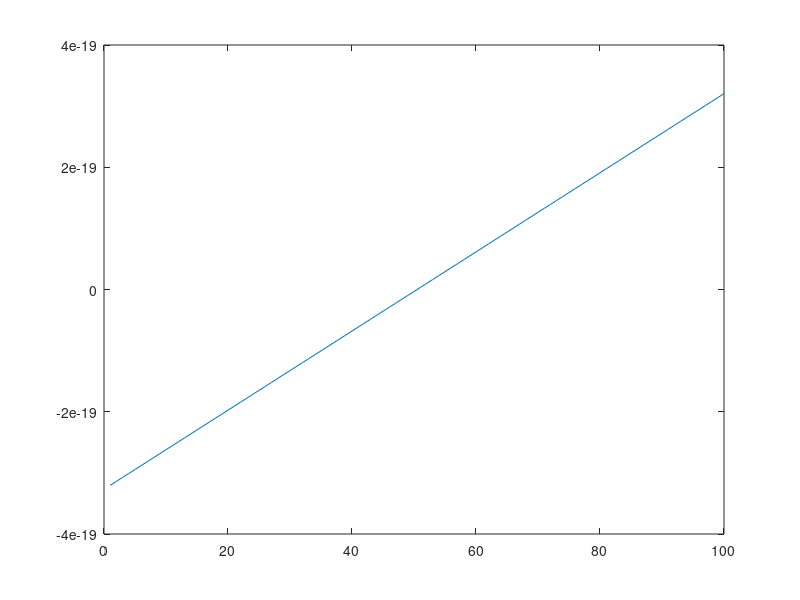

Write MATLAB code to recreate this figure.
clear all;

%part I
%{
%EGR 257 LAB5
alpha = 0;
beata = 0;
T = 100:1000;
Eg0 = 0;
Egt = 0;




%Germanium
Eg0 = 0.7437;
alpha = 4.77*10^(-4);
beta = 253;

%formula
Egt = Eg0 - (T.*T) .*(alpha./(T+beta));
figure
plot(T,Egt)
fprintf("Germanium\n")
fprintf("Energy bandgap at 300K")
Egt(200)
fprintf("Energy bandgap at 400K")
Egt(300)
fprintf("Energy bandgap at 600K")
Egt(500)


%Silicon
Eg0 = 1.166;
alpha = 4.73*10^(-4);
beta = 636;

%formula
Egt = Eg0 - (T.*T) .*(alpha./(T+beta));
figure
plot(T,Egt)
fprintf("Silicon\n")
fprintf("Energy bandgap at 300K")
Egt(200)
fprintf("Energy bandgap at 400K")
Egt(300)
fprintf("Energy bandgap at 600K")
Egt(500)

%GaAs
Eg0 = 1.519;
alpha = 5.41*10^(-4);
beta = 204;

%formula
Egt = Eg0 - (T.*T) .*(alpha./(T+beta));
figure
plot(T,Egt)
fprintf("GaAs\n")
fprintf("Energy bandgap at 300K")
Egt(200)
fprintf("Energy bandgap at 400K")
Egt(300)
fprintf("Energy bandgap at 600K")
Egt(500)

%}



%%Second part
q = 1.602*10^(-19);
E = linspace(-2,2,100);
E = E*q;
Mn_astrick = 1.08*(9.109*10^(-31)); %effective mass of electron
h = 6.63*10^(-34); %planks constant
Ec = 1.1*q; 
Ev = 0;
Mp_astrick = 0.8*(9.109*10^(-31));
KT = .0259*q;
Ef = 0.5*q;

        
NcE = ( (8* pi * sqrt(2)) / (h^3) )* (Mn_astrick^(3/2))*(sqrt(E-Ec));
NvE = ( (8* pi * sqrt(2)) / (h^3) )* (Mp_astrick^(3/2))*(sqrt(Ev-E)); 


fE = 1 ./ ( 1 + exp((E - Ef)./(KT)));


NcE = real(NcE);
NvE = real(NvE);
fE = real(fE);

%{
plot(NcE,E)
hold on
plot(NvE,E)
hold off
%}

%Probability of a electron occupying an available energy E:
plot(E)
%hold on
%hold off
%creating a horizontal line to represent the initial fermilevel(Ef) at.5eV
 

%{
%Probability of a hole occupying an available energy E:
plot(1-fE,E)
%}